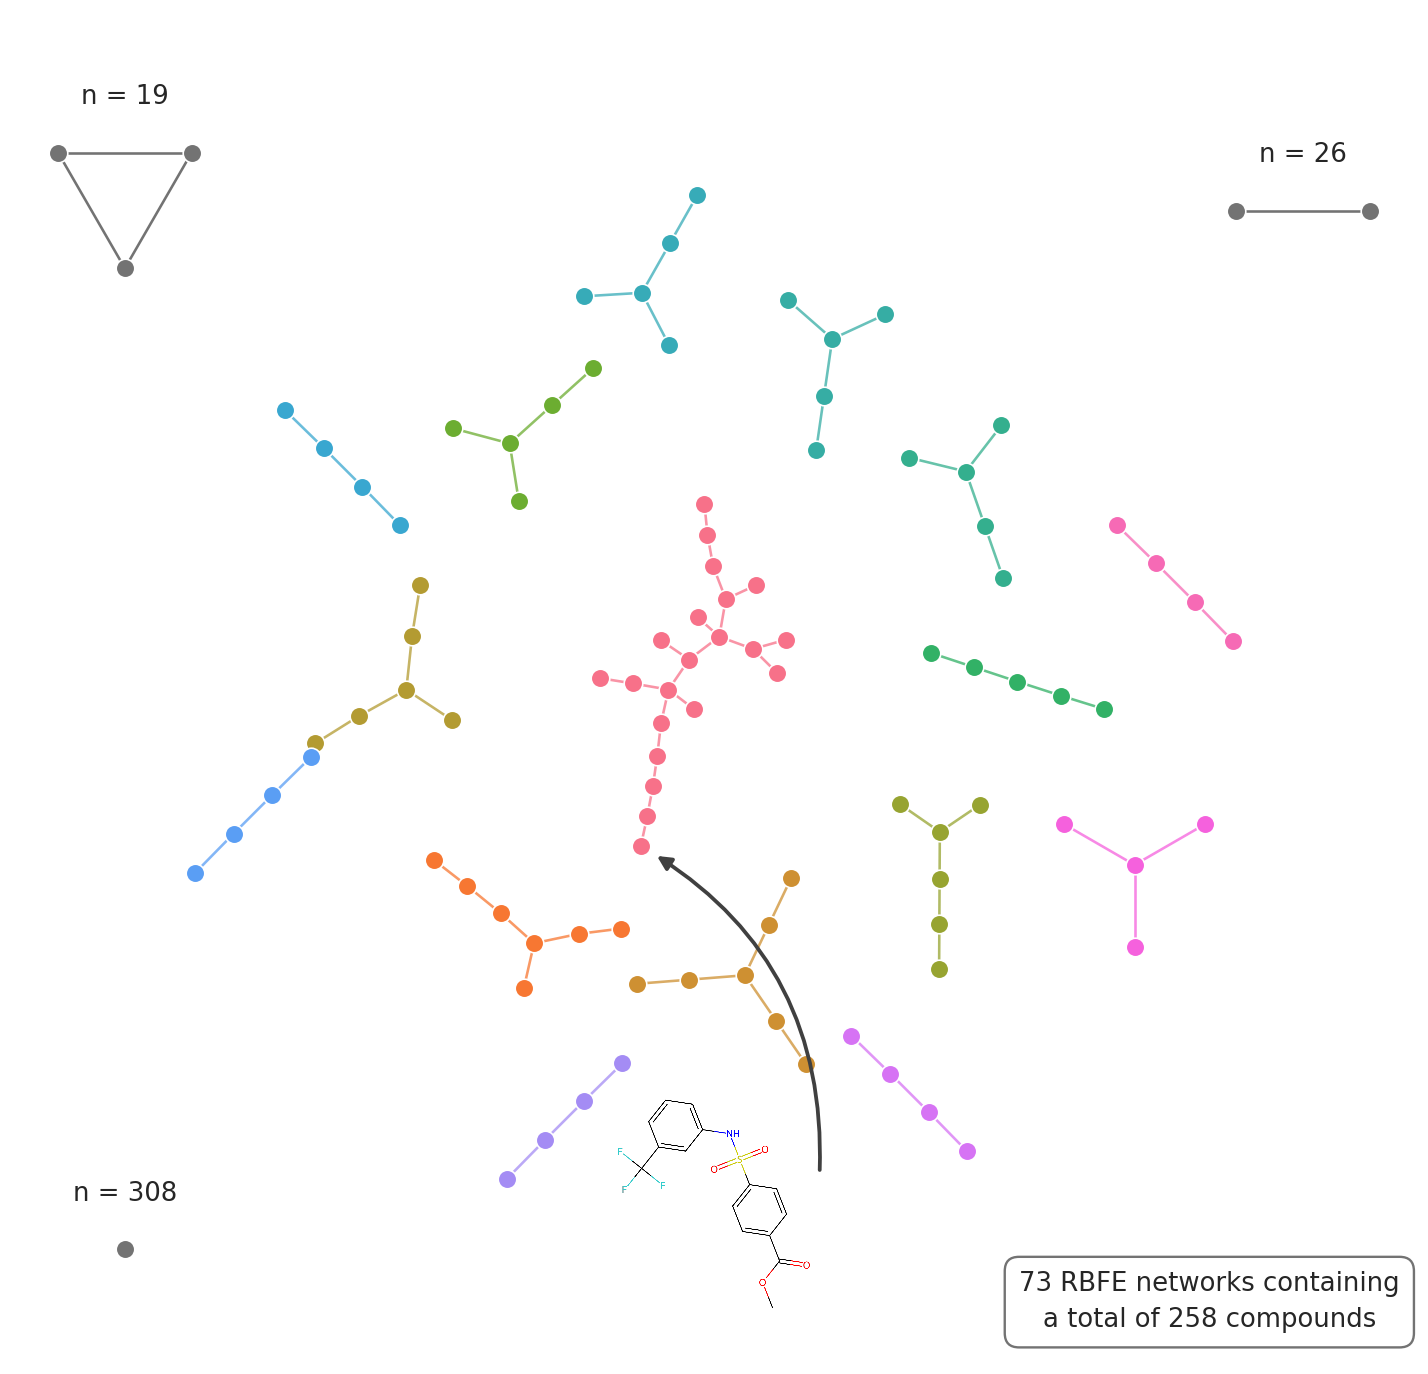

The script that saved this image:
"""Bemis-Murcko scaffold groups of the PXR challenge set, drawn as separate clusters.

Each group with four or more compounds is drawn as its own small network: one node per
compound, wired into a random spanning tree. The tree is illustrative -- it says "these
belong together", not that any particular pair is connected. Groups of three or fewer
are too numerous to draw, so they appear as schematics in the corners with their counts.

The inset structure is the medoid of the larger half of the biggest group -- among
compounds at or above the 85th percentile for size, the one with the highest mean
similarity to the group as a whole. Its mean Tanimoto to that group is only ~0.16,
which is the point: these compounds share a Murcko scaffold (benzene) and essentially
nothing else.

    python -I make_figure.py
"""

import io
import json
import pathlib

import matplotlib.pyplot as plt
import networkx as nx
import numpy as np
import pandas as pd
import seaborn as sns
from matplotlib.offsetbox import AnnotationBbox, OffsetImage
from rdkit import Chem, DataStructs, RDLogger
from rdkit.Chem import AllChem, rdFingerprintGenerator
from rdkit.Chem.Draw import rdMolDraw2D

HERE = pathlib.Path(__file__).resolve().parent

RDLogger.DisableLog("rdApp.*")

RESULTS = HERE.parent / "data/challenge_clusters"

#: Groups smaller than this are counted, not drawn.
MIN_DRAWN = 4

#: Cluster radius per compound, and the breathing room between clusters.
RADIUS_SCALE = 0.52
CLUSTER_GAP = 0.15

#: Node marker area, in points^2. Radii scale as sqrt(n), so node density is the same
#: in every cluster and one size is safe for all of them.
NODE_SIZE = 62

#: Schematic glyph geometry, in the same data units as the clusters.
GLYPH_SIDE = 1.7
LABEL_LIFT = 0.55

#: Only compounds at or above this heavy-atom quantile are eligible to be the inset,
#: so the structure shown is a substantial molecule rather than a small fragment.
SIZE_QUANTILE = 0.50

#: Structure inset: render size in pixels, and its scale on the canvas.
MOL_PIXELS = (1000, 950)
MOL_ZOOM = 0.105

#: Where the depiction sits, as a fraction of the canvas (x from left, y from bottom).
#: Lower x moves it left, higher y moves it up.
MOL_ANCHOR = (0.50, 0.12)

#: Arrow endpoints, as canvas fractions. Set either to override the automatic
#: placement, e.g. ARROW_TAIL = (0.46, 0.46), ARROW_HEAD = (0.52, 0.56).
ARROW_TAIL = None
ARROW_HEAD = None

#: Rotation of the depiction, in degrees -- a diagonal molecule packs better into
#: the gap between the central group and the ring below it.
MOL_ROTATION = 45

SEED = 11


def random_tree(n, rng):
    """A random spanning tree on `n` nodes: every node joins one already placed."""
    g = nx.Graph()
    g.add_nodes_from(range(n))
    for i in range(1, n):
        g.add_edge(i, int(rng.integers(0, i)))
    return g


def pack(radii, gap=CLUSTER_GAP):
    """Greedy spiral packing: each circle takes the innermost spot that is free."""
    placed = []
    for r in radii:
        if not placed:
            placed.append((0.0, 0.0, r))
            continue
        for t in np.linspace(0.0, 90 * np.pi, 30000):
            x, y = 0.11 * t * np.cos(t), 0.11 * t * np.sin(t)
            if all((x - px) ** 2 + (y - py) ** 2 >= (r + pr + gap) ** 2
                   for px, py, pr in placed):
                placed.append((x, y, r))
                break
    return placed


def cluster_positions(sizes, rng):
    """Node coordinates and edges for every drawn group, packed onto the canvas."""
    radii = [RADIUS_SCALE * np.sqrt(n) for n in sizes]
    centres = pack(radii)
    clusters = []
    for n, (cx, cy, r) in zip(sizes, centres):
        g = random_tree(n, rng)
        pos = nx.kamada_kawai_layout(g)
        p = np.array([pos[i] for i in range(n)])
        p -= p.mean(0)
        # Scale on the furthest node so every cluster really fits the circle the
        # packer reserved for it, and no arm reaches into a neighbour.
        span = float(np.linalg.norm(p, axis=1).max())
        if span > 0:
            p = p / span * r
        p += (cx, cy)
        clusters.append((p, list(g.edges())))
    return clusters


def medoid_of_largest_group(size_quantile=SIZE_QUANTILE):
    """The most typical of the larger compounds in the biggest scaffold group."""
    df = pd.read_csv(RESULTS / "compounds.csv")
    top = df["scaffold"].value_counts().index[0]
    group = df[df["scaffold"] == top].copy()
    mols = [Chem.MolFromSmiles(s) for s in group["canonical_smiles"]]
    gen = rdFingerprintGenerator.GetMorganGenerator(radius=2, fpSize=2048)
    group_fps = [gen.GetFingerprint(m) for m in mols]
    group["heavy_atoms"] = [m.GetNumHeavyAtoms() for m in mols]

    eligible = group["heavy_atoms"] >= group["heavy_atoms"].quantile(size_quantile)
    idx = np.flatnonzero(eligible.to_numpy())
    mean_sim = [float(np.mean(DataStructs.BulkTanimotoSimilarity(group_fps[i],
                                                                 group_fps)))
                for i in idx]
    best = idx[int(np.argmax(mean_sim))]
    return (group["canonical_smiles"].iloc[best], max(mean_sim),
            int(group["heavy_atoms"].iloc[best]))


def molecule_image(smiles, size=MOL_PIXELS):
    """High-resolution 2D depiction, atoms coloured by element, transparent ground."""
    mol = Chem.MolFromSmiles(smiles)
    AllChem.Compute2DCoords(mol)
    drawer = rdMolDraw2D.MolDraw2DCairo(*size)
    opts = drawer.drawOptions()
    opts.clearBackground = False
    opts.bondLineWidth = 4
    opts.multipleBondOffset = 0.14
    opts.padding = 0.06
    opts.rotate = MOL_ROTATION
    rdMolDraw2D.PrepareAndDrawMolecule(drawer, mol)
    drawer.FinishDrawing()
    return plt.imread(io.BytesIO(drawer.GetDrawingText()), format="png")


def draw_glyph(ax, kind, x, y, label):
    """One schematic group, with its count sitting directly above it."""
    grey = "0.45"
    h = GLYPH_SIDE * np.sqrt(3) / 2
    shapes = {
        "triangle": (np.array([(-GLYPH_SIDE / 2, h / 2), (GLYPH_SIDE / 2, h / 2),
                               (0.0, -h / 2)]), [(0, 1), (1, 2), (2, 0)]),
        "pair": (np.array([(-GLYPH_SIDE / 2, 0.0), (GLYPH_SIDE / 2, 0.0)]), [(0, 1)]),
        "single": (np.array([(0.0, 0.0)]), []),
    }
    pts, edges = shapes[kind]
    pts = pts + np.array([x, y])
    for a, b in edges:
        ax.plot(*zip(pts[a], pts[b]), color=grey, linewidth=1.1, zorder=3)
    ax.scatter(pts[:, 0], pts[:, 1], s=NODE_SIZE, color=grey, edgecolor="white",
               linewidth=0.7, zorder=4)
    ax.text(x, pts[:, 1].max() + LABEL_LIFT, label, ha="center", va="bottom",
            fontsize=11)


def main(out=str(HERE / "fig3_scaffold_clusters.png")):
    sns.set_theme()
    summary = json.loads((RESULTS / "summary.json").read_text())
    sizes_all = np.sort(
        pd.read_csv(RESULTS / "scaffold_sizes.csv")["n_compounds"].to_numpy())[::-1]
    drawn = [int(s) for s in sizes_all if s >= MIN_DRAWN]
    small = sizes_all[sizes_all < MIN_DRAWN]
    counts = pd.Series(small).value_counts().to_dict()

    rng = np.random.default_rng(SEED)
    clusters = cluster_positions(drawn, rng)
    # One hue per group. Identity is not meant to be looked up -- the colour is only
    # there to say "this tree is a separate group from that one".
    palette = sns.color_palette("husl", len(clusters))

    allp = np.vstack([p for p, _ in clusters])
    pad = 2.4
    xmin, xmax = allp[:, 0].min() - pad, allp[:, 0].max() + pad
    ymin, ymax = allp[:, 1].min() - pad, allp[:, 1].max() + pad

    fig, ax = plt.subplots(figsize=(8.4, 8.4 * (ymax - ymin) / (xmax - xmin)))
    for (pts, edges), colour in zip(clusters, palette):
        for a, b in edges:
            ax.plot(*zip(pts[a], pts[b]), color=colour, linewidth=1.1, alpha=0.75,
                    zorder=1)
        ax.scatter(pts[:, 0], pts[:, 1], s=NODE_SIZE, color=colour,
                   edgecolor="white", linewidth=0.7, zorder=2)

    # Counts go in the corners the packed disc leaves empty, label above glyph.
    inset = 1.5
    draw_glyph(ax, "triangle", xmin + inset, ymax - inset - 1.1,
               f"n = {int(counts.get(3, 0)):,}")
    draw_glyph(ax, "pair", xmax - inset, ymax - inset - 1.1,
               f"n = {int(counts.get(2, 0)):,}")
    draw_glyph(ax, "single", xmin + inset, ymin + inset,
               f"n = {int(counts.get(1, 0)):,}")

    # A real structure from the big central group, in the remaining corner.
    smiles, mean_sim, heavy = medoid_of_largest_group()
    # Just under the big central group, above the ring of smaller ones.
    anchor = (xmin + MOL_ANCHOR[0] * (xmax - xmin),
              ymin + MOL_ANCHOR[1] * (ymax - ymin))
    ax.add_artist(AnnotationBbox(
        OffsetImage(molecule_image(smiles), zoom=MOL_ZOOM), anchor,
        frameon=False, box_alignment=(0.5, 0.5), zorder=6))

    # Start the arrow just off the top edge of the depiction, in data units.
    data_per_point = (xmax - xmin) / (fig.get_figwidth() * 72.0)
    mol_half_height = MOL_PIXELS[1] * MOL_ZOOM / 2 * data_per_point
    mol_half_width = MOL_PIXELS[0] * MOL_ZOOM / 2 * data_per_point
    # Leave from the right flank of the structure, not its top edge -- the top edge
    # sits against the cluster and leaves no room for an arc.
    tail = (anchor[0] + mol_half_width * 0.86, anchor[1] + mol_half_height * 0.25)
    # Aim at a node along the bottom edge of the big group. Which node exactly does
    # not matter -- the tree is illustrative; it only has to read as pointing into
    # that cluster from below.
    centre = clusters[0][0]
    bottom = centre[centre[:, 1] <= np.quantile(centre[:, 1], 0.15)]
    above = bottom[bottom[:, 1] > tail[1] + 0.5]
    pool = above if len(above) else bottom
    target = pool[np.argmin(np.linalg.norm(pool - np.array(tail), axis=1))]

    def to_data(frac):
        return (xmin + frac[0] * (xmax - xmin), ymin + frac[1] * (ymax - ymin))

    def to_frac(pt):
        return ((pt[0] - xmin) / (xmax - xmin), (pt[1] - ymin) / (ymax - ymin))

    if ARROW_TAIL is not None:
        tail = to_data(ARROW_TAIL)
    if ARROW_HEAD is not None:
        target = np.array(to_data(ARROW_HEAD))

    ax.annotate("", xy=tuple(target), xytext=tail,
                arrowprops=dict(arrowstyle="-|>", color="0.25", lw=1.6,
                                connectionstyle="arc3,rad=0.30", shrinkA=2,
                                shrinkB=8),
                zorder=7)

    # What is actually left for RBFE, in the remaining corner.
    typical = summary["stringencies"]["typical"]
    networks = typical["n_components"] - typical["n_isolated"]
    ax.text(0.985, 0.025,
            f"{networks:,} RBFE networks containing\na total of "
            f"{typical['n_compounds_with_a_partner']:,} compounds",
            transform=ax.transAxes, ha="right", va="bottom", fontsize=11,
            linespacing=1.5, multialignment="center",
            bbox=dict(boxstyle="round,pad=0.55", facecolor="white",
                      edgecolor="0.45", linewidth=1.0))

    ax.set_xlim(xmin, xmax)
    ax.set_ylim(ymin, ymax)
    ax.set_aspect("equal")
    ax.axis("off")
    fig.subplots_adjust(left=0.005, right=0.995, top=0.995, bottom=0.005)
    fig.savefig(out, dpi=170)
    print(f"wrote {out}")
    print(f"inset structure: {smiles}  ({heavy} heavy atoms, mean Tanimoto to "
          f"its group {mean_sim:.2f})")
    print(f"  anchor {MOL_ANCHOR} of canvas = data ({anchor[0]:.2f}, {anchor[1]:.2f}); "
          f"canvas spans x {xmax - xmin:.1f}, y {ymax - ymin:.1f} data units, "
          f"so 0.01 of canvas = {0.01 * (xmax - xmin):.2f} x / "
          f"{0.01 * (ymax - ymin):.2f} y")
    tf, hf = to_frac(tail), to_frac(target)
    print(f"  arrow tail: canvas ({tf[0]:.3f}, {tf[1]:.3f}) = data "
          f"({tail[0]:.2f}, {tail[1]:.2f})")
    print(f"  arrow head: canvas ({hf[0]:.3f}, {hf[1]:.3f}) = data "
          f"({target[0]:.2f}, {target[1]:.2f})   curvature rad = 0.30")
    print(f"drawn:     {len(drawn)} groups, {sum(drawn):,} compounds "
          f"({sum(drawn) / summary['n_compounds']:.1%})")
    print(f"not drawn: {len(small):,} groups, {int(small.sum()):,} compounds "
          f"({small.sum() / summary['n_compounds']:.1%})")


if __name__ == "__main__":
    main()
